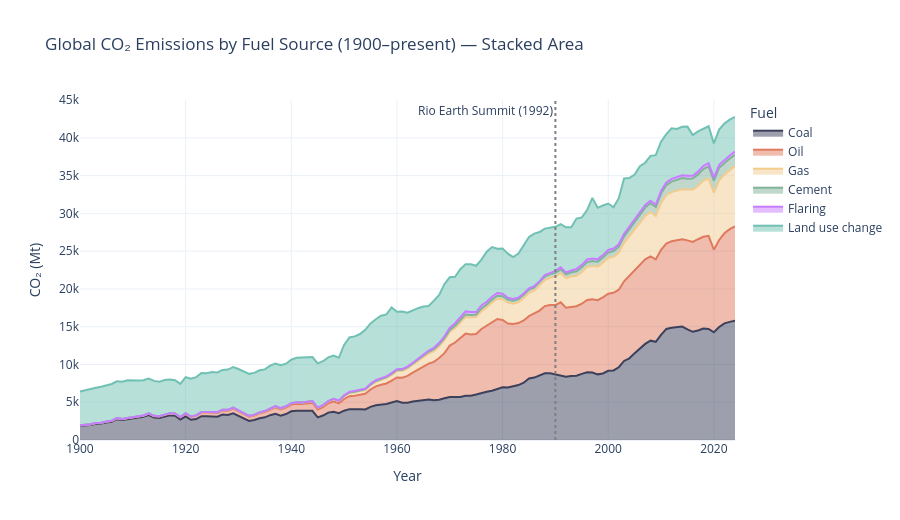
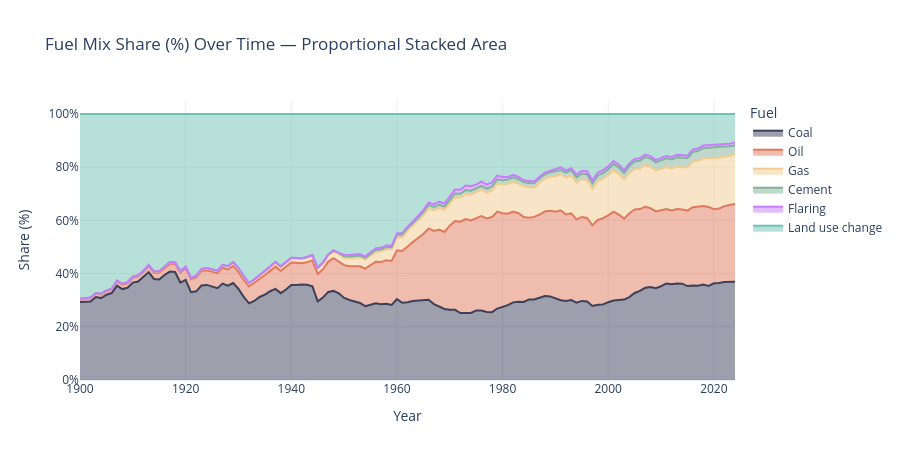

The notebook cell these images were saved under, in order:
### Code cell
section("Prototype 3 — Fuel mix transition: stacked area chart")

fuel_cols   = ["coal_co2","oil_co2","gas_co2","cement_co2","flaring_co2","land_use_change_co2"]
fuel_labels = {"coal_co2":"Coal","oil_co2":"Oil","gas_co2":"Gas",
               "cement_co2":"Cement","flaring_co2":"Flaring","land_use_change_co2":"Land use change"}
fuel_colors = {
    "Coal":"#3d405b","Oil":"#e07a5f","Gas":"#f2cc8f",
    "Cement":"#81b29a","Flaring":"#c77dff","Land use change":"#70c1b3"
}

fuel_cols = [c for c in fuel_cols if c in world.columns]
world_fuel = world[world["year"] >= 1900][["year"] + fuel_cols].dropna(subset=["coal_co2","oil_co2","gas_co2"]).copy()
world_fuel.rename(columns=fuel_labels, inplace=True)
fuel_label_cols = [fuel_labels[c] for c in fuel_cols if c in fuel_labels]

world_long = world_fuel.melt(id_vars="year", value_vars=fuel_label_cols, var_name="Fuel", value_name="CO₂ (Mt)")

fig = px.area(
    world_long, x="year", y="CO₂ (Mt)", color="Fuel",
    color_discrete_map=fuel_colors,
    title="Global CO₂ Emissions by Fuel Source (1900–present) — Stacked Area",
    labels={"year": "Year"}
)
fig.add_vline(x=1990, line_dash="dot", line_color="gray",
              annotation_text="Rio Earth Summit (1992)", annotation_position="top left")
fig.update_layout(height=520, template="plotly_white")
fig.show()

# Normalised 100% stacked
total = world_fuel[fuel_label_cols].sum(axis=1).replace(0, np.nan)
norm_fuel = world_fuel.copy()
for c in fuel_label_cols:
    norm_fuel[c] = norm_fuel[c] / total * 100
norm_long = norm_fuel.melt(id_vars="year", value_vars=fuel_label_cols, var_name="Fuel", value_name="Share (%)")

fig2 = px.area(
    norm_long, x="year", y="Share (%)", color="Fuel",
    color_discrete_map=fuel_colors,
    title="Fuel Mix Share (%) Over Time — Proportional Stacked Area",
    labels={"year":"Year"}
)
fig2.update_layout(height=460, template="plotly_white", yaxis=dict(ticksuffix="%"))
fig2.show()
print("DataViz concepts: stacked area, proportional area, time series, color legend, annotation")
